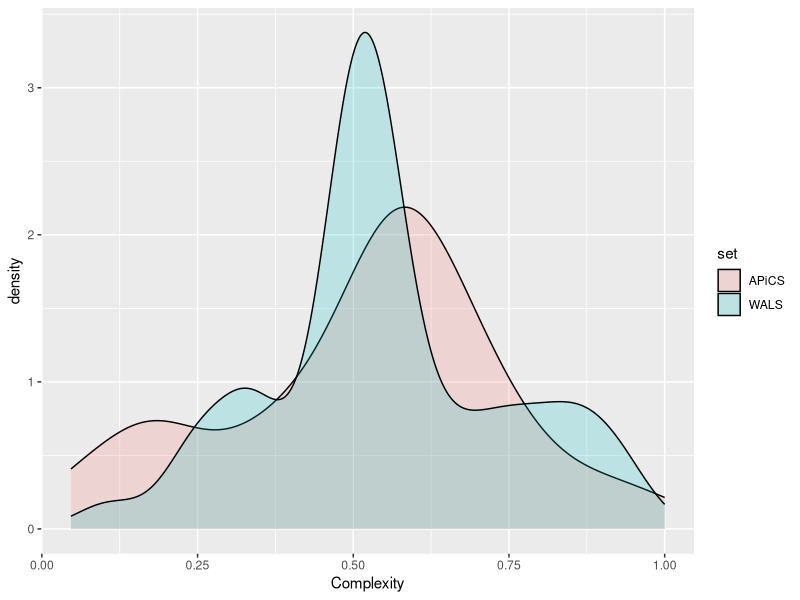
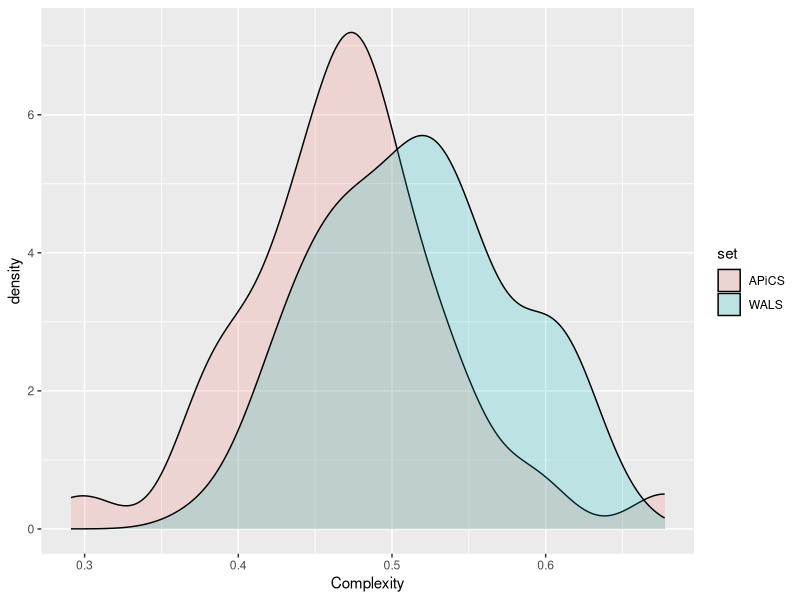
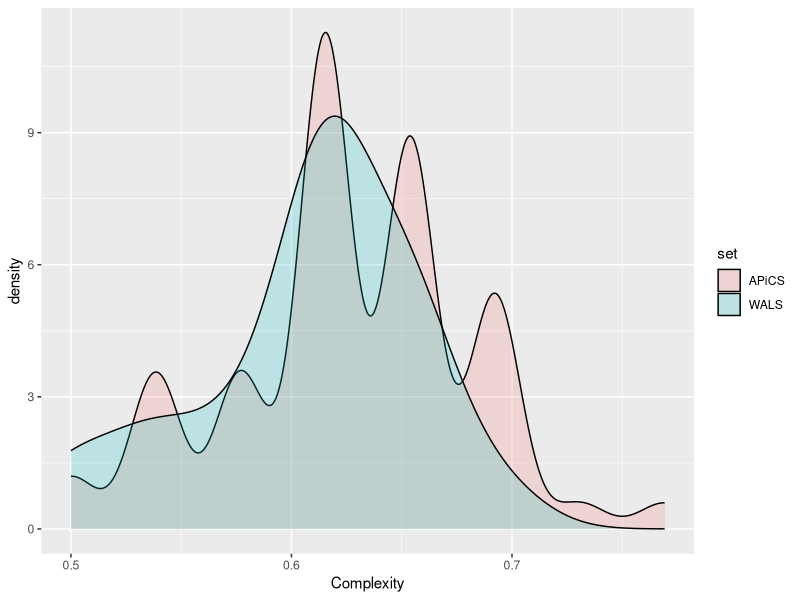

The R source for these figures, in order:
library(ggplot2)
library(plyr)
apicsFeatCompAvgs <- c( 0.666666666667,0.131578947368,0.558441558442,0.570512820513,0.315789473684,0.713333333333,0.64,0.1625,0.626582278481,0.519230769231,0.202702702703,0.530769230769,0.194444444444,0.717948717949,0.552631578947,0.16,1.0,0.910256410256,0.565789473684,0.572463768116,0.597402597403,0.881578947368,0.473684210526,0.771186440678,0.333333333333,0.623376623377,0.633333333333,0.525974025974,0.452736318408,0.6328125,0.746753246753,0.360759493671,0.689393939394,0.791139240506,0.546835443038,0.0466666666667,0.0526315789474,0.449367088608,0.394666666667,0.236842105263,0.568493150685,0.587837837838,0.651315789474,0.412280701754,0.519736842105 )
walsFeatCompAvgs <- c( 0.682724252492,0.329824561404,0.538461538462,0.55291005291,0.507735583685,0.815235008104,0.88198757764,0.243386243386,0.478225806452,0.482176360225,0.333965844402,0.551768766178,0.532536520584,0.644278606965,0.512763596004,0.10736196319,0.943674176776,0.862745098039,0.318352059925,0.515060240964,0.564449064449,0.919472913616,0.354651162791,0.779914529915,0.771717171717,0.507337526205,0.552380952381,0.511814345992,0.48309178744,0.579439252336,0.848445595855,0.478813559322,0.720238095238,0.726683937824,0.5264604811,0.366120218579,0.2525,0.479558462796,0.493162393162,0.243523316062,0.531553398058,0.524734982332,0.631147540984,0.548333333333,0.470909090909 )
apicsFeatCompAvgsDF = as.data.frame(apicsFeatCompAvgs)
walsFeatCompAvgsDF = as.data.frame(walsFeatCompAvgs)
apicsFeatCompAvgsDF$set = "APiCS"
walsFeatCompAvgsDF$set = "WALS"
apicsFeatCompAvgsDF = rename(apicsFeatCompAvgsDF, c("apicsFeatCompAvgs" = "Complexity"))
walsFeatCompAvgsDF = rename(walsFeatCompAvgsDF, c("walsFeatCompAvgs" = "Complexity"))
awFeat = rbind(apicsFeatCompAvgsDF,walsFeatCompAvgsDF)
distPlot = ggplot(awFeat, aes(Complexity, fill=set)) + geom_density(alpha=0.2)
ggsave("/Users/jcgood/gitrepos/complexity/featDistr.pdf", plot=distPlot)
alangcompPar <- c( 0.467741935484,0.378125,0.44623655914,0.462222222222,0.552083333333,0.413978494624,0.53125,0.405208333333,0.46875,0.5,0.429032258065,0.44623655914,0.433333333333,0.440860215054,0.451111111111,0.433333333333,0.677419354839,0.465517241379,0.446875,0.438888888889,0.6,0.494623655914,0.405376344086,0.525287356322,0.433333333333,0.446428571429,0.441666666667,0.5,0.390322580645,0.552688172043,0.484375,0.436458333333,0.408602150538,0.494623655914,0.59247311828,0.476041666667,0.46875,0.488541666667,0.532291666667,0.510752688172,0.546875,0.478125,0.545161290323,0.583333333333,0.477777777778,0.305747126437,0.373563218391,0.369791666667,0.495833333333,0.468817204301,0.483870967742,0.483870967742,0.466666666667,0.475,0.41935483871,0.510416666667,0.398888888889,0.510416666667,0.466666666667,0.477419354839,0.380952380952,0.529761904762,0.478494623656,0.509375,0.390322580645,0.376666666667,0.472043010753,0.291111111111,0.677419354839,0.515625,0.478125,0.471875,0.5125 )
wlangcompPar <- c( 0.614102564103,0.588888888889,0.6125,0.493333333333,0.521428571429,0.5,0.505208333333,0.496296296296,0.625806451613,0.479310344828,0.566666666667,0.56,0.414102564103,0.562365591398,0.429032258065,0.451282051282,0.614444444444,0.551724137931,0.546875,0.478125,0.601075268817,0.509195402299,0.535714285714,0.529487179487,0.423076923077,0.378205128205,0.524691358025,0.472619047619,0.483950617284,0.522988505747,0.411904761905,0.604597701149,0.423076923077,0.535714285714,0.547435897436,0.445977011494,0.46,0.454022988506,0.419230769231,0.472619047619,0.611827956989,0.515555555556,0.49375,0.455555555556,0.602222222222,0.547311827957,0.445555555556,0.478125,0.512820512821,0.523958333333,0.483333333333,0.528395061728,0.577380952381,0.516129032258,0.446428571429,0.524358974359,0.502469135802,0.520238095238,0.442528735632,0.596774193548,0.55119047619,0.622222222222,0.549462365591,0.47,0.541111111111,0.582716049383,0.47037037037,0.450574712644,0.644444444444 )
alangcompSyn <- c( 0.653846153846,0.576923076923,0.538461538462,0.653846153846,0.653846153846,0.615384615385,0.730769230769,0.615384615385,0.576923076923,0.615384615385,0.692307692308,0.615384615385,0.538461538462,0.692307692308,0.5,0.615384615385,0.615384615385,0.692307692308,0.615384615385,0.692307692308,0.615384615385,0.653846153846,0.653846153846,0.5,0.538461538462,0.576923076923,0.615384615385,0.653846153846,0.653846153846,0.653846153846,0.692307692308,0.653846153846,0.576923076923,0.692307692308,0.615384615385,0.615384615385,0.615384615385,0.538461538462,0.692307692308,0.653846153846,0.653846153846,0.615384615385,0.653846153846,0.653846153846,0.576923076923,0.615384615385,0.769230769231,0.538461538462,0.692307692308,0.615384615385,0.615384615385,0.692307692308,0.615384615385,0.653846153846,0.653846153846,0.576923076923,0.615384615385,0.615384615385,0.538461538462 )
wlangcompSyn <- c( 0.615384615385,0.615384615385,0.615384615385,0.5,0.615384615385,0.576923076923,0.615384615385,0.653846153846,0.615384615385,0.692307692308,0.615384615385,0.653846153846,0.538461538462,0.5,0.538461538462,0.538461538462,0.615384615385,0.653846153846,0.5,0.615384615385,0.538461538462,0.615384615385,0.653846153846,0.653846153846,0.653846153846,0.615384615385,0.653846153846,0.653846153846,0.615384615385,0.615384615385,0.653846153846,0.576923076923,0.576923076923,0.576923076923,0.615384615385,0.692307692308,0.653846153846,0.615384615385,0.615384615385,0.615384615385 )
alangcompParDF = as.data.frame(alangcompPar)
wlangcompParDF = as.data.frame(wlangcompPar)
alangcompSynDF = as.data.frame(alangcompSyn)
wlangcompSynDF = as.data.frame(wlangcompSyn)
alangcompParDF$set = "APiCS"
alangcompSynDF$set = "APiCS"
wlangcompParDF$set = "WALS"
wlangcompSynDF$set = "WALS"
alangcompParDF = rename(alangcompParDF, c("alangcompPar" = "Complexity"))
alangcompSynDF = rename(alangcompSynDF, c("alangcompSyn" = "Complexity"))
wlangcompParDF = rename(wlangcompParDF, c("wlangcompPar" = "Complexity"))
wlangcompSynDF = rename(wlangcompSynDF, c("wlangcompSyn" = "Complexity"))
awPar = rbind(alangcompParDF,wlangcompParDF)
awSyn = rbind(alangcompSynDF,wlangcompSynDF)
parPlot = ggplot(awPar, aes(Complexity, fill=set)) + geom_density(alpha=0.2)
synPlot = ggplot(awSyn, aes(Complexity, fill=set)) + geom_density(alpha=0.2)
ggsave("/Users/jcgood/gitrepos/complexity/parDistr.pdf", plot=parPlot)
ggsave("/Users/jcgood/gitrepos/complexity/synDistr.pdf", plot=synPlot)
